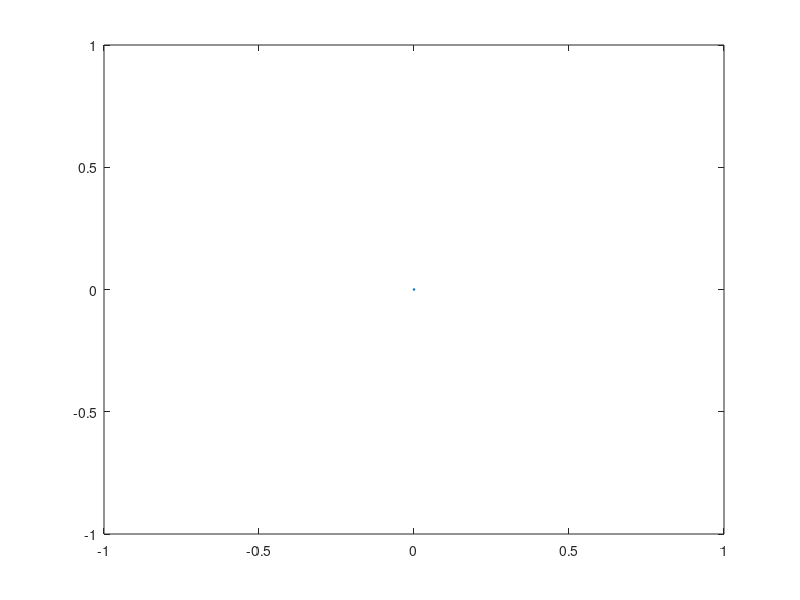

The MATLAB script that drew this image: (Note: this script raises an error after producing the figure.)
function sroi_2_6;

global list mapname b movi rows cols A i xx yy zz iii bbb q s ijj jjj r firstred olds inner_radius outer_radius matrix backmatrix autos 
global cellb slide xxes yyes hex hey slide_track num_mat movib xmatrix ymatrix

moved_dist=[];

siz=size(movib);
xxx=[0 siz(1)];
yyy=[0 siz(2)];

plot(yyy,xxx,'linestyle','none','marker','o','markersize',1);

number_spots=max(max(num_mat));


set(gcf,'DoubleBuffer','on');

for hh=1:number_spots

ccc=find(num_mat==hh);
ssiz=size(num_mat);
[xx yy]=ind2sub([ssiz(1) ssiz(2)],ccc);

linex=[];
liney=[];


for i=1:numel(yy)
    num=num_mat(:,yy(i));
    xes=xmatrix(:,yy(i));
    yes=ymatrix(:,yy(i));

    ccc=find(num==hh);
    linex(i)=xes(ccc);
    liney(i)=yes(ccc);
end;

line(liney,linex,'color','r','marker','o','markersize',2,'markerfacecolor','r','markeredgecolor','b');

dists=[];
if numel(linex)>5
    for i=2:numel(linex)
        

        distx=linex(i)-linex(i-1); 
        disty=liney(i)-liney(i-1);
    distx=distx^2;
    disty=disty^2;
    distx=distx+disty;
    distx=sqrt(distx);
dists(i-1)=distx;
end;

moved_dist(numel(moved_dist)+1)=mean(dists);

end;

end;

[stat, mess]=fileattrib('*xmatrix*.txt');

dlmwrite(strcat('mean_displacements',num2str(numel(mess)),'.txt'),moved_dist');






